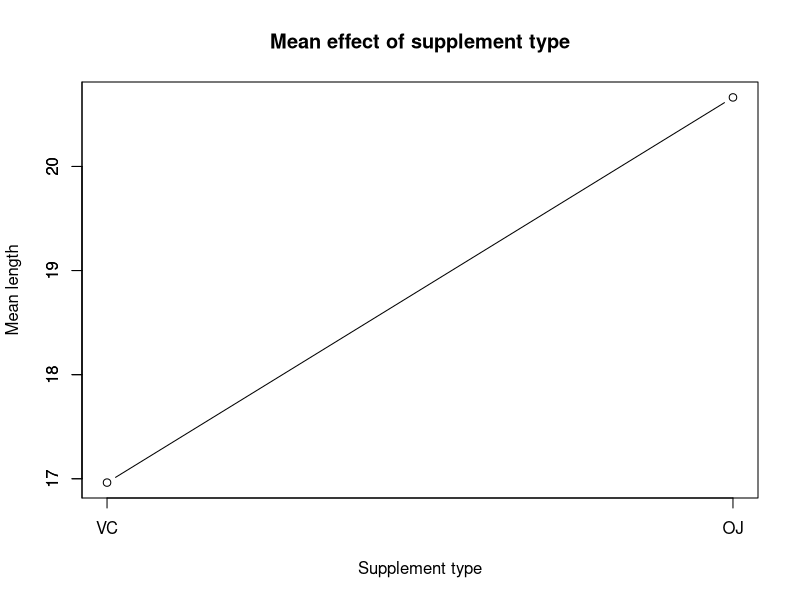
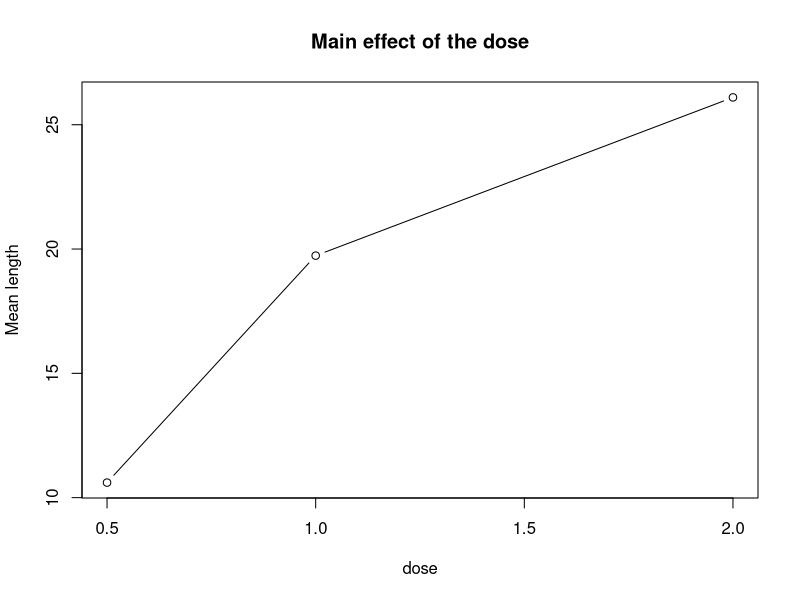
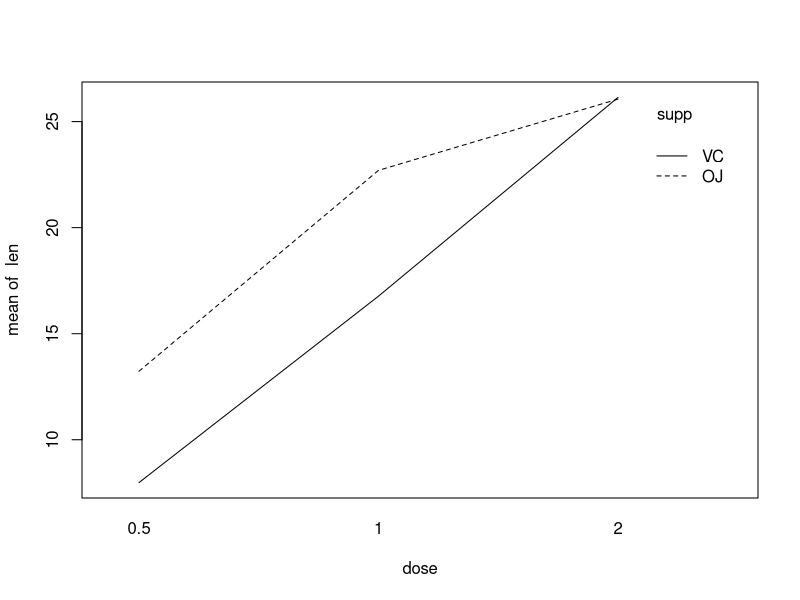
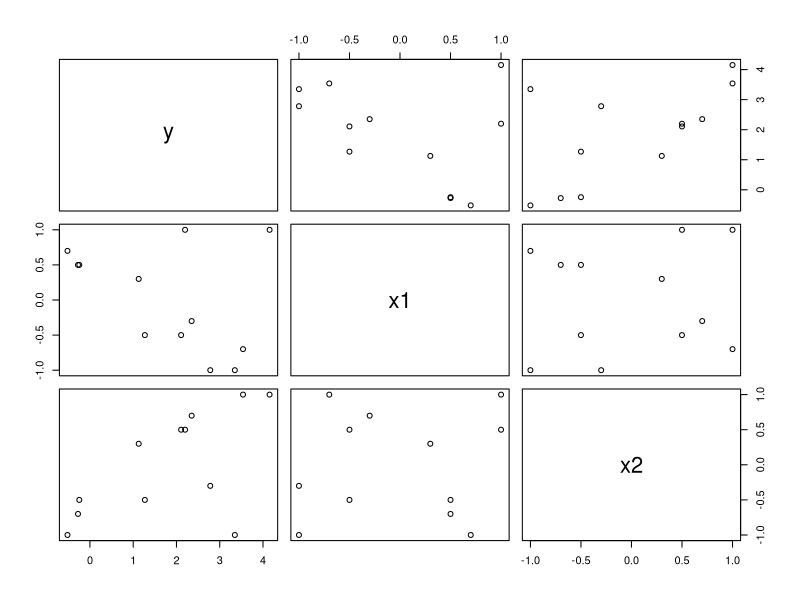
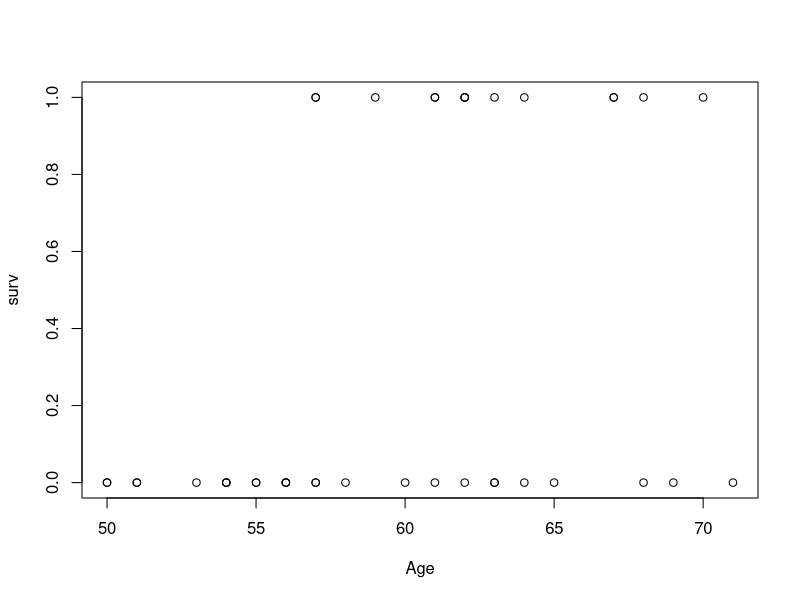
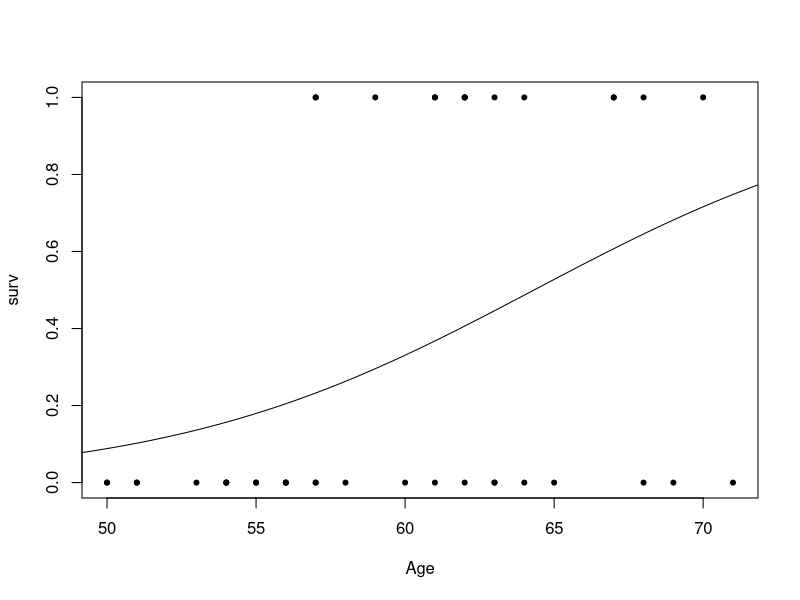

Write the R code that produced these figures, in order.
## ---- chunk 1
data("ToothGrowth")
attach(ToothGrowth)
View(ToothGrowth)
## ---- chunk 2
# Mean effect plots
sup.name<-unique(supp) # define the levels of the factor
mean.effects<-c(mean(len[supp==sup.name[1]]),mean(len[supp==sup.name[2]]))
# compute the mean of the response for each level
#values of the mean effect for supplement
print('Mean Effects:')
mean.effects
plot(c(-1,1),mean.effects,xaxt='n',type='b',
xlab="Supplement type",ylab="Mean length",
main = "Mean effect of supplement type")
axis(2,at=c(15,16,17,18,19,20,21))
axis(1,at=c(-1,1),labels=sup.name)
## ---- chunk 3
# same for the dose:
dose.name<-unique(dose)
mean.effects<-c(mean(len[dose==dose.name[1]]),
mean(len[dose==dose.name[2]]),mean(len[dose==dose.name[3]]))
mean.effects
plot(dose.name,mean.effects,type='b',xlab="dose",
ylab="Mean length",main="Main effect of the dose")
## ---- chunk 4
# interaction plot
interaction.plot(dose,supp,len)
## ---- chunk 5
model_ANOVA<-lm(len~dose*supp)
summary(model_ANOVA)
## ---- chunk 6
Dose<-factor(dose)
model_TWO_WAY_ANOVA<-lm(len~Dose*supp)
summary(model_TWO_WAY_ANOVA)
## ---- chunk 7
is.factor(dose)
is.factor(Dose)
## ---- chunk 8
set.seed(100) # this is to have the same simulate data, but you can try changing it!

x1<-c(-1,-0.5,0.5,1,-1,-0.5,0.5,1,0.3,-0.3,0.7,-0.7)
x2<-sample(x1,length(x1)) # x2 is a reshuffled version of x1

y<-(x1-0.5)^2+(x2+0.7)^2+x1*x2+rnorm(length(x1),0,0.1)
data<-data.frame(y,x1,x2)
plot(data)
## ---- chunk 9
model_opt<-lm(y~x1*x2+I(x1^2)+I(x2^2))
summary(model_opt)
## ---- chunk 10
beta<-model_opt$coefficients
b<-beta[2:3]
B<-matrix(0,2,2)
B[1,1]<-beta[4]
B[2,2]<-beta[5]
B[1,2]<-B[2,1]<-0.5*beta[6]
x_opt<--0.5*solve(B)%*%b
x_opt
## ---- chunk 11
eigen(B)$values # eigenvalues of B
## ---- chunk 12
range(x1)
range(x2)
## ---- chunk 13
surg <- read.table("surgery.txt",header=T)
attach(surg)
head(surg)
plot(Age, surv)
## ---- chunk 14
surg1.glm <- glm(surv ~ Age, binomial, data=surg)
summary(surg1.glm)
## ---- chunk 15
step(surg1.glm)
## ---- chunk 16
plot(Age, surv, pch=20)
coefs = surg1.glm$coefficients
Ages = seq(from=49, to=73, length.out=1000)
g_mu = coefs[1] + Ages*coefs[2]
probs = exp(g_mu)/(1 + exp(g_mu)) # inverse of the link function
points(Ages, probs, type="l")
